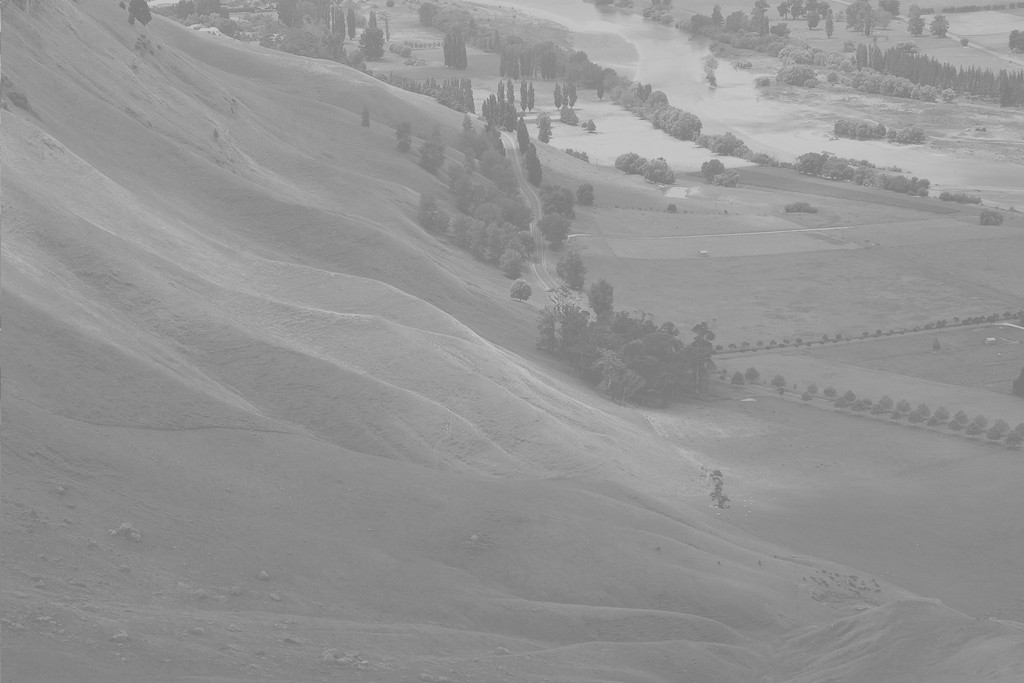
#> input picture 220962018/OpenCV/Lab2/assets/source.jpg, 1024 x 683 px
$ python Q3.py
#> lines starting #> are read from the running program, lines starting #| are printed output that depends on the picture
#> in main, image is the input picture: shape (683, 1024, 3); min 114, max 208, mean 148
import cv2


def resize_image(image, width, height):
#> called with width = 800, height = 800
    resized_image = cv2.resize(image, (width, height))
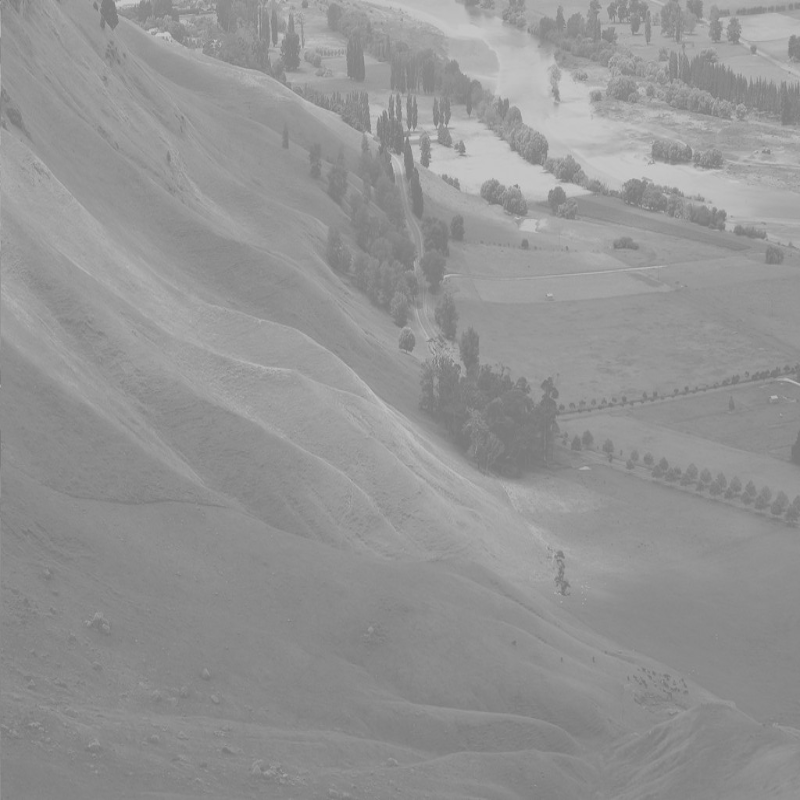
#> resized_image: shape (800, 800, 3); min 116, max 203, mean 147.9
    return resized_image


def crop_image(image, start_x, start_y, width, height):
#> called with start_x = 100, start_y = 100, width = 400, height = 300
    cropped_image = image[start_y:start_y + height, start_x:start_x + width]
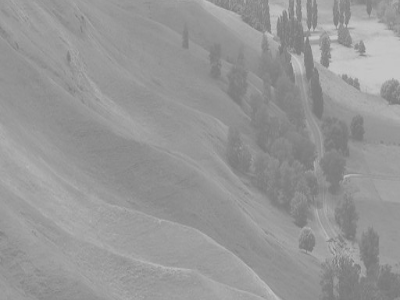
#> cropped_image: shape (300, 400, 3); min 116, max 202, mean 151.2
    return cropped_image


def main():
    image = cv2.imread('./assets/source.jpg')
    resized_image = resize_image(image, width=800, height=800)
    cropped_image = crop_image(resized_image, start_x=100, start_y=100, width=400, height=300)  # Adjust as needed
    cv2.imshow('Resized Image', resized_image)
    cv2.imshow('Cropped Image', cropped_image)
    cv2.waitKey(0)


if __name__ == "__main__":
    main()
